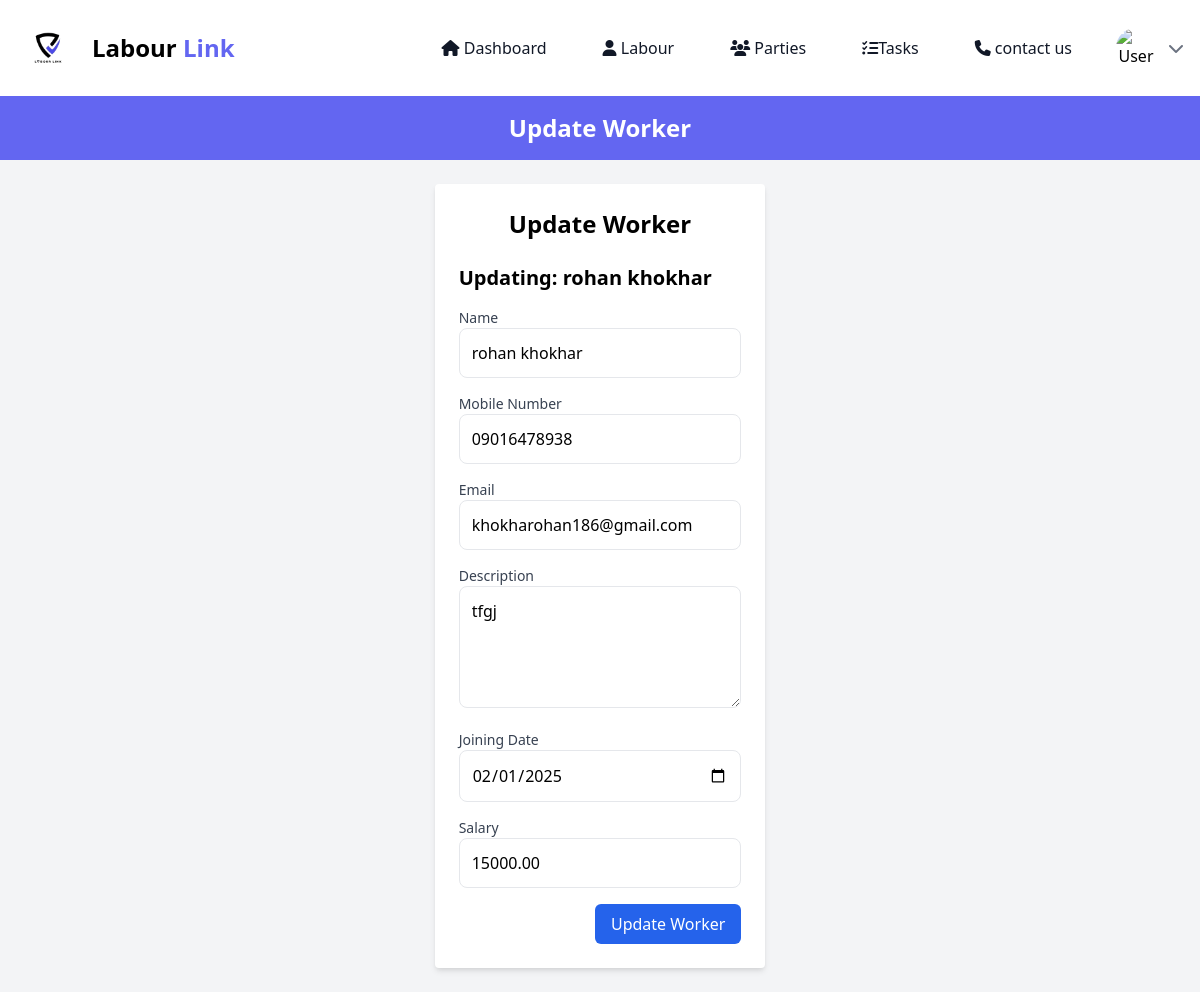
The app's page /labour-update/5 with its own data.
### LLApps/labour/models.py (models this page shows, shortened)
class LabourWorker(models.Model):
    labour = models.ForeignKey(Labour, on_delete=models.CASCADE, related_name="workers")
    name = models.CharField(max_length=255)
    mobile_number = models.CharField(max_length=15, unique=True)
    email = models.EmailField(unique=True, null=True, blank=True)
    labour_description = models.TextField()
    joining_date = models.DateField()
    salary = models.DecimalField(max_digits=10, decimal_places=2)
    total_days = models.IntegerField()
    present_days = models.IntegerField(default=0)  # Start with 0, will be calculated based on attendance
    paid = models.BooleanField(default=False)
    last_salary_update = models.DateField(default=now)

### LLApps/dashboard/views.py (the view, shortened to what this page needs)
# urls.py: path('labour-update/<int:worker_id>', labour_update , name='labour_update'),
def labour_update(request, worker_id):
    worker = get_object_or_404(LabourWorker, id=worker_id)
    return render(request, 'dashboard/labour_update.html', {'worker': worker})

### LLApps/dashboard/templates/dashboard/labour_update.html (shortened to what this page needs)
{% extends 'dashboard/base.html' %}
{% block body %}
<header class="bg-indigo-500 text-white p-4">
  <h1 class="text-center text-2xl font-bold">Update Worker</h1>
</header>
<div class="container mx-auto my-6 px-4">
  <div class="bg-white p-6 rounded shadow-md w-full lg:w-1/3 mx-auto mt-6">
    <h2 class="text-2xl font-bold mb-6 text-center">Update Worker</h2>
    <form method="post">
      <h3 class="text-xl font-semibold mb-4">Updating: {{ worker.name }}</h3>
      <div class="mb-4">
        <label for="name" class="block text-sm font-medium text-gray-700">Name</label>
        <input type="text" name="name" id="name" value="{{ worker.name }}"
               class="w-full p-3 border rounded-lg" required>
      </div>
      <div class="mb-4">
        <label for="mobile_number" class="block text-sm font-medium text-gray-700">Mobile Number</label>
        <input type="text" name="mobile_number" id="mobile_number" value="{{ worker.mobile_number }}"
               class="w-full p-3 border rounded-lg" required>
      </div>
      <div class="mb-4">
        <label for="email" class="block text-sm font-medium text-gray-700">Email</label>
        <input type="email" name="email" id="email" value="{{ worker.email }}"
               class="w-full p-3 border rounded-lg" required>
      </div>
      <div class="mb-4">
        <label for="labour_description" class="block text-sm font-medium text-gray-700">Description</label>
        <textarea name="labour_description" id="labour_description" rows="4"
                  class="w-full p-3 border rounded-lg" required>{{ worker.labour_description }}</textarea>
      </div>
      <div class="mb-4">
        <label for="joining_date" class="block text-sm font-medium text-gray-700">Joining Date</label>
        <input type="date" name="joining_date" id="joining_date" value="{{ worker.joining_date|date:'Y-m-d' }}"
               class="w-full p-3 border rounded-lg" required>
      </div>
      <div class="mb-4">
        <label for="salary" class="block text-sm font-medium text-gray-700">Salary</label>
        <input type="number" name="salary" id="salary" value="{{ worker.salary }}"
               class="w-full p-3 border rounded-lg" required>
      </div>
      <div class="flex justify-end">
        <button type="submit" class="bg-blue-600 text-white py-2 px-4 rounded-md hover:bg-blue-700">
          Update Worker
        </button>
      </div>
    </form>
  </div>
</div>
{% endblock %}

### records on screen
LabourWorker: name "rohan khokhar", mobile_number "09016478938", email "khokharohan186@gmail.com", labour_description "tfgj", joining_date "02/01/2025", salary "15000.00"
